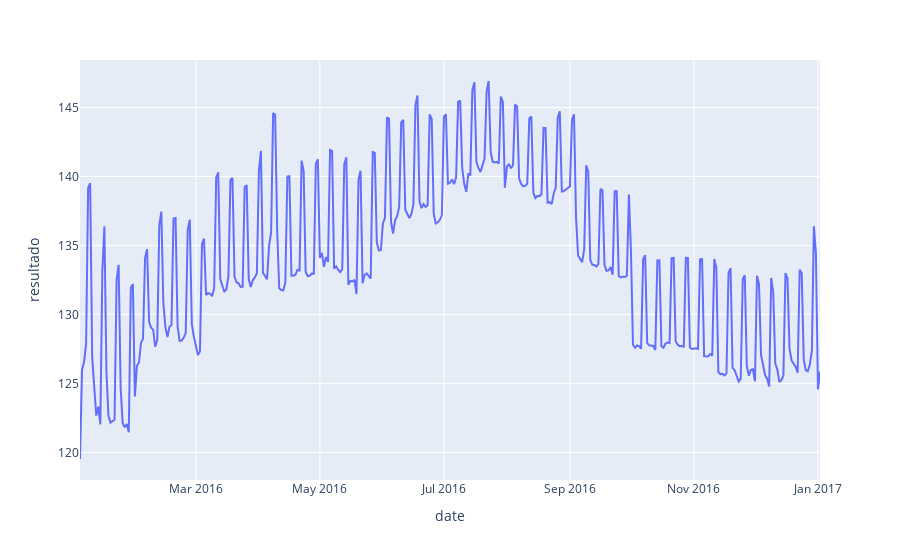

Notebook code for this chart:
### Code cell
fig = dates_regresion.plot("date","resultado")
fig.show()

### Figure 1 — Plotly figure (JSON) as saved in the notebook; plotly's stock layout.template omitted (floating-point values rounded to 4 significant figures; data arrays with more than 128 entries replaced by an {"elided": "..."} marker saying what was removed)
{"data": [{"hovertemplate": "date=%{x}<br>resultado=%{y}<extra></extra>", "legendgroup": "", "line": {"color": "#636efa", "dash": "solid"}, "marker": {"symbol": "circle"}, "mode": "lines", "name": "", "orientation": "v", "showlegend": false, "type": "scatter", "x": {"elided": "365 str values"}, "xaxis": "x", "y": {"elided": "365 float values"}, "yaxis": "y"}], "layout": {"legend": {"tracegroupgap": 0}, "margin": {"t": 60}, "xaxis": {"anchor": "y", "domain": [0, 1], "title": {"text": "date"}}, "yaxis": {"anchor": "x", "domain": [0, 1], "title": {"text": "resultado"}}}}
